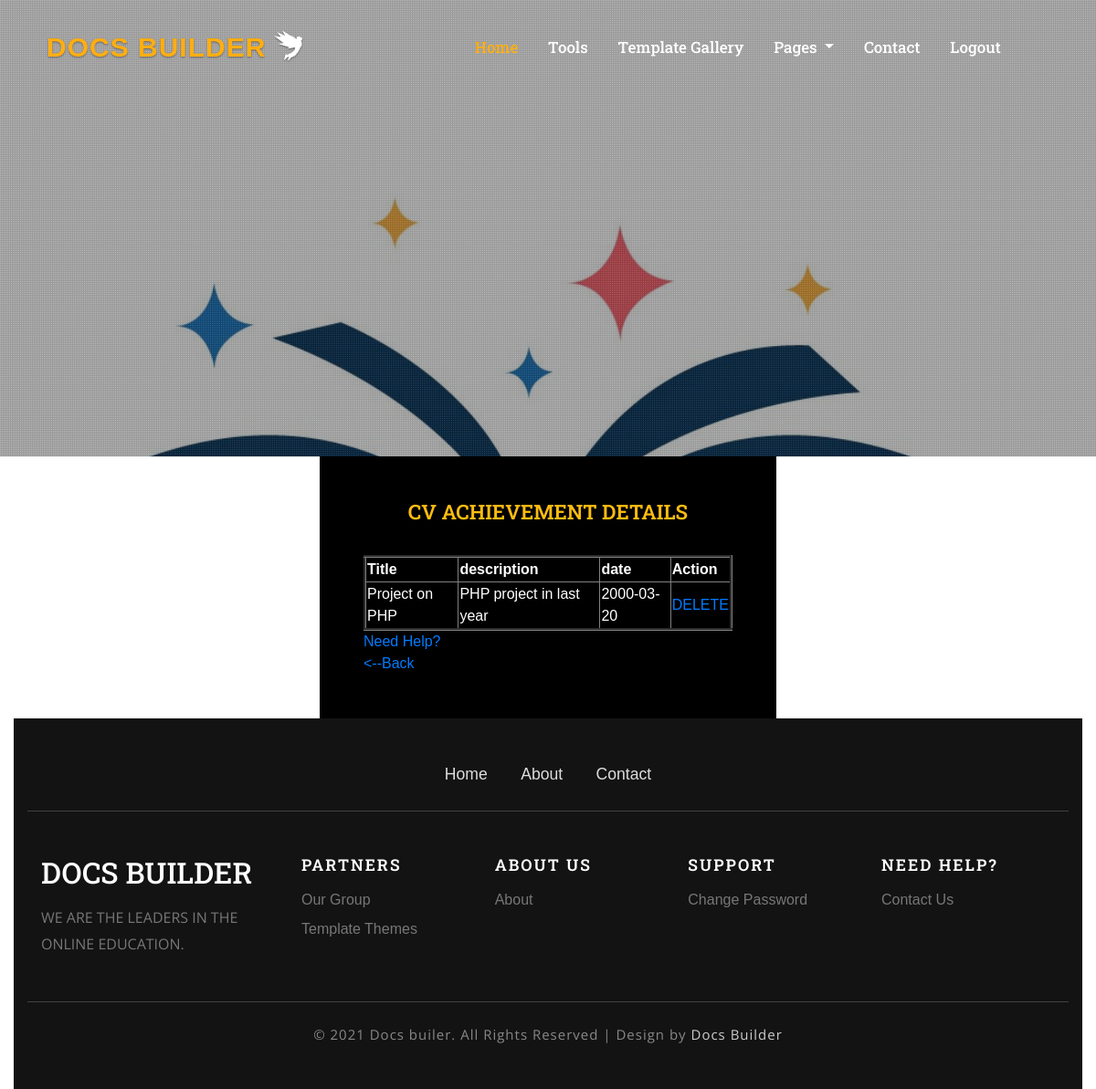
/web/editachievement.php (signed in), run on the app's committed database.
### tables this page shows
CREATE TABLE `achievement` (
  `id` int(30) NOT NULL,
  `title` varchar(30) NOT NULL,
  `description` varchar(50) NOT NULL,
  `date` date NOT NULL,
  `user_id` int(20) NOT NULL
);

### web/editachievement.php (the view, shortened to what this page needs)
<!DOCTYPE html>
<html lang="en">
<head>
	<link rel="stylesheet" href="css/bootstrap.css">
	<link rel="stylesheet" href="css/style.css" type="text/css" media="all" />
	<link rel="stylesheet" href="css/fontawesome-all.css">
</head>
<body>
<?php
 include 'conn.php';
 include 'head.php';
?>
<section class="innerpage_banner py-5">
	<div class="dot1">
	</div>
</section>
<div class="container-fluid">
			<div class="row">
				<div class="col-lg-12 map ">
				<center><div class="col-lg-5 mail-grid1-form ">
						<h3 class="tittle-w3"><span>CV Achievement Details</span></h3>
						 <table border="3">
                                <tr>
                   		            <th>Title  </th>
                                    <th>description  </th>
                    	            <th>date  </th>
                                    <th>Action  </th>
                                </tr>
            					<tbody><b>
									<?php
									$sql="SELECT * FROM achievement WHERE user_id=".$_SESSION['sess_uid'];
									$res=mysqli_query($con,$sql);
									$count=mysqli_num_rows($res);
									if($count==0)
									{
										echo "<script> alert('sorry data are not found');</script>";
									}
									else
									{
									while($row=$res->fetch_assoc())
									{
												echo "<tr>";
												echo "<td>".$row['title']."</td>";
												echo "<td>".$row['description']."</td>";
												echo "<td>".$row['date']."</td>";?>
												<td><a href='?del=<?php echo $row['id']; ?>' onclick="return confirm('Are You Sure?');">DELETE</a>
												</td>
											</tr>
									<?php
									}
                					}
									?>
										</b></tbody>
                                    </table>
							<a href="contact.php" class="ab">Need Help?</a><br/><a href="services.php" class="ab"><--Back</a></form><br/>
					</div>
				</center>
			</div
		</div>
</div>
<?php
 include 'footer.php';
?>
</body>
</html>

### web/css/style.css (style rules this page uses)
body { padding:0; margin:0; background:#fff; position:relative; font-family: 'Montserrat', sans-serif; }
body a { transition:0.5s all; -webkit-transition:0.5s all; -moz-transition:0.5s all; -o-transition:0.5s all; -ms-transition:0.5s all; }
h1,h2,h3,h4,h5,h6 { margin:0; font-family: 'Roboto Slab', serif; }
.innerpage_banner { background: url("../images/logo.png") no-repeat 0px 0px; background-size: cover; min-height: 500px; }
.dot1 { position: absolute; top: 0; left: 0; width: 100%; min-height: 500px; background: url(../images/dott.png)repeat 0px 0px; background-size: 2px; -webkit-background-size: 2px; -moz-background-size: 2px; -o-background-size: 2px; -ms-background-size: 2px; }
.map { padding: 0; }
.mail-grid1-form { padding: 3em; background: #000; }
h3.tittle-w3 { color:#fff; font-size: 1.4em; margin-bottom: 1.5em; text-transform:uppercase; font-weight:600; }
h3.tittle-w3 span { color: #fdbd10; }

### web/editachievement.php (style rules this page uses)
.ab { text-align: right; float: left; }
* { color: white; }

### data on the page
achievement: title "Project on PHP", description "PHP project in last year", date "2000-03-20"
